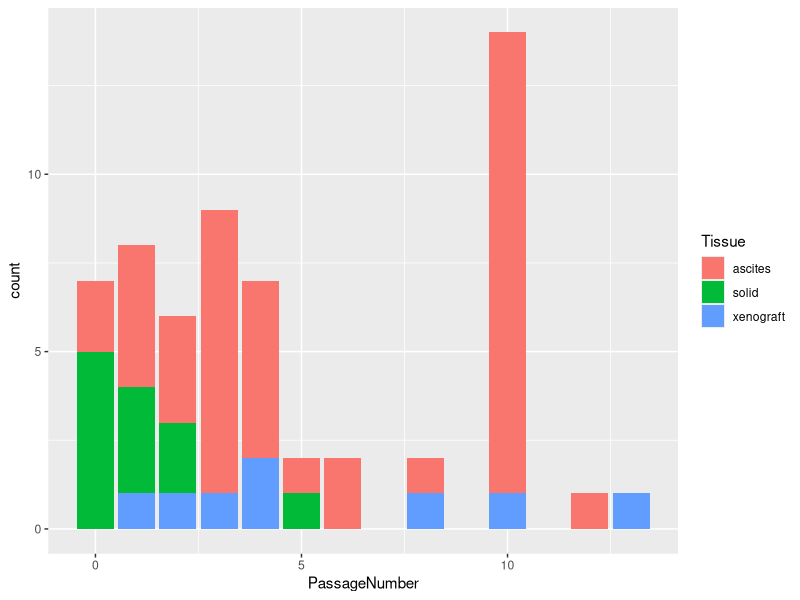

The R source for this figure: (Note: this script raises an error after producing the figure.)
## ---- chunk 1
library(survival)
library(survminer)
library(lubridate)
library(dplyr)
library(ggplot2)
survival<-read.csv("../data/OrganoidSurvival.csv")

ggplot(data = survival) + 
  geom_bar(mapping = aes(x = PassageNumber,fill=Tissue))

# pdf("04022021_survival.pdf",height = 7, width =10)
s1 <- survfit(formula=Surv(CulturedTime, Death==1) ~Tissue, data = survival, conf.type = "log-log")
ggsurvplot(s1, conf=TRUE,legend.labs = c("Ascites", "Solid", "xenograft"), pval = TRUE, risk.table = TRUE) 
# dev.off()

# png("survivalRisk.png", height = 7, width =10)
km.as.one <- survfit(formula=Surv(CulturedTime, Death==1) ~Tissue, data = survival, conf.type = "log-log")
saveRDS(km.as.one, "../robjects/km_as_one.RDS")
ggsurvplot(km.as.one, conf=TRUE,legend.labs = c("Ascites", "Solid", "xenograft"), pval = TRUE, risk.table = TRUE)
# dev.off()
# summary(km.as.one)

# Fit a Cox proportional hazards model

m <- coxph(formula=Surv(CulturedTime, Death==1)~Tissue, data=survival)
ggforest(m, data = survival)
summary(m)
anova(m)


# pdf("survivalCox.pdf", height = 7, width = 10)
survival %>% ggplot(aes(x = Tissue, y = CulturedTime)) + geom_boxplot(notch = TRUE, aes(colour = Tissue), alpha = 0.8) + geom_point(aes(colour = Tissue), position = position_jitterdodge()) + theme_bw() + labs(x = "Tissue type", y = "Time") + theme(text = element_text(size = 14, family = "sans"), axis.text = element_text(size = 12, family = "sans"), legend.position = "right") + stat_compare_means(method = "wilcox.test", comparisons = survival)+ 
  stat_compare_means(label.y = 50) 
# dev.off()

## ---- chunk 2
library(readr)
library(tidyverse)
library(dplyr)
library(cowplot)

micewlatest = read_csv("../data/19.08.2020_MiceW.csv")
micewlatest.df <- as.data.frame(micewlatest)
 

plot.micewlatest <- ggplot(micewlatest.df, aes(x=days, y=weight)) + 
  geom_point(color= "darkgreen", size = 0.5) + 
  theme(axis.text.x = element_text(angle= 30, size = 5),strip.text.x = element_text(size = 8, colour = "red"))+
  geom_smooth(method = "lm") +
  labs(x = "Days", y = "Weight") +
  facet_wrap(. ~ paste(pdo, mouseNumber), nrow = 2) +
  panel_border()

plot.micewlatest + scale_x_continuous(breaks = seq(0, 500, by = 100)) + scale_y_log10()
save_plot("../figures/19.08.2020_micew.pdf", plot.micewlatest)

#plots individually
#PDO1
plot.PDO1 <- micewlatest.df %>% 
  filter(mouseNumber == "472") %>% 
  ggplot(aes(x=days, y=weight)) + 
  geom_point(color= "darkgreen", size = 1) + 
  geom_smooth(method = "lm") +
  labs(x = "Days", y = "Weight", title="Mouse 472") + 
  theme(panel.background = element_rect(fill = NA), axis.text.x = element_text(angle= 30, size = 10)) + scale_x_continuous(breaks = seq (0, 500, 100)) + scale_y_log10()

plot.PDO1

save_plot("../figures/PDO1.pdf", plot.PDO1)

#PDO2  
plot.PDO2 <- micewlatest.df %>% 
  filter(mouseNumber == "475") %>% 
  ggplot(aes(x=days, y=weight)) + 
  geom_point(color= "darkgreen", size = 1) + 
  geom_smooth(method = "lm") +
  labs(x = "Days", y = "Weight", title="Mouse 475") + 
  theme(panel.background = element_rect(fill = NA), axis.text.x = element_text(angle= 30, size = 10)) + scale_x_continuous(breaks = seq (0, 500, 50)) + scale_y_log10()

plot.PDO2

save_plot("../figures/PDO2.pdf", plot.PDO2)

#PDO3  
plot.PDO3 <- micewlatest.df %>% 
  filter(mouseNumber == "643") %>% 
  ggplot(aes(x=days, y=weight)) + 
  geom_point(color= "darkgreen", size = 1) + 
  geom_smooth(method = "lm") +
  labs(x = "Days", y = "Weight", title="Mouse 643") + 
  theme(panel.background = element_rect(fill = NA), axis.text.x = element_text(angle= 30, size = 10)) + scale_x_continuous(breaks = seq (0, 500, 50)) + scale_y_log10()

plot.PDO3

save_plot("../figures/PDO3.pdf", plot.PDO3)

#PDO4 
plot.PDO4 <- micewlatest.df %>% 
  filter(mouseNumber == "642") %>% 
  ggplot(aes(x=days, y=weight)) + 
  geom_point(color= "darkgreen", size = 1) + 
  geom_smooth(method = "lm") +
  labs(x = "Days", y = "Weight", title="Mouse 642") + 
  theme(panel.background = element_rect(fill = NA), axis.text.x = element_text(angle= 30, size = 10)) + scale_x_continuous(breaks = seq (0, 500, 50)) + scale_y_log10()

plot.PDO4

save_plot("../figures/PDO4.pdf", plot.PDO4)

#PDO5 
plot.PDO5 <- micewlatest.df %>% 
  filter(mouseNumber == "645") %>% 
  ggplot(aes(x=days, y=weight)) + 
  geom_point(color= "darkgreen", size = 1) + 
  geom_smooth(method = "lm") +
  labs(x = "Days", y = "Weight", title="Mouse 645") + 
  theme(panel.background = element_rect(fill = NA), axis.text.x = element_text(angle= 30, size = 10)) + scale_x_continuous(breaks = seq (0, 500, 50)) + scale_y_log10()

plot.PDO5

save_plot("../figures/PDO5.pdf", plot.PDO5)

#PDO8 
plot.PDO8 <- micewlatest.df %>% 
  filter(mouseNumber == "466") %>% 
  ggplot(aes(x=days, y=weight)) + 
  geom_point(color= "darkgreen", size = 1) + 
  geom_smooth(method = "lm") +
  labs(x = "Days", y = "Weight", title="Mouse 466") + 
  theme(panel.background = element_rect(fill = NA), axis.text.x = element_text(angle= 30, size = 10)) + scale_x_continuous(breaks = seq (0, 500, 50)) + scale_y_log10()

plot.PDO8

save_plot("../figures/PDO8.pdf", plot.PDO8)


#PDO10 
plot.PDO10 <- micewlatest.df %>% 
  filter(mouseNumber == "471") %>% 
  ggplot(aes(x=days, y=weight)) + 
  geom_point(color= "darkgreen", size = 1) + 
  geom_smooth(method = "lm") +
  labs(x = "Days", y = "Weight", title="Mouse 471") + 
  theme(panel.background = element_rect(fill = NA), axis.text.x = element_text(angle= 30, size = 10)) + scale_x_continuous(breaks = seq (0, 500, 50)) + scale_y_log10()

plot.PDO10

save_plot("../figures/PDO10.pdf", plot.PDO10)

#PDO12 
plot.PDO12 <- micewlatest.df %>% 
  filter(mouseNumber == "468") %>% 
  ggplot(aes(x=days, y=weight)) + 
  geom_point(color= "darkgreen", size = 1) + 
  geom_smooth(method = "lm") +
  labs(x = "Days", y = "Weight", title="Mouse 468") + 
  theme(panel.background = element_rect(fill = NA), axis.text.x = element_text(angle= 30, size = 10)) + scale_x_continuous(breaks = seq (0, 500, 50)) + scale_y_log10()

plot.PDO12

save_plot("../figures/PDO12.pdf", plot.PDO12)
## ---- chunk 3
library(tidyverse)
library(readr)
PDS_PDO <- read_csv("../data/20191107-auc.csv")
# View(X20191107_auc)

PDS_PDO$sample <- as.factor(PDS_PDO$sample)

PDS_PDO.plot<- ggplot(data = PDS_PDO, aes(auc_ll5.sph, auc_ll5.org, colour = sample))+
  geom_point() +
  labs(x="Patient-derived spheroids", y="Patient-derived organoids")+
theme_classic() +
geom_smooth(method=lm, se=FALSE)
cor.test(PDS_PDO$auc_ll5.org, PDS_PDO$auc_ll5.sph, method = "pearson", conf.level = 0.95)

sapply(unique(PDS_PDO$sample), function(i){
  .x <- cor.test(PDS_PDO %>% filter(sample==i) %>%  select(auc_ll5.org) %>% unlist(),
           PDS_PDO %>% filter(sample==i) %>%  select(auc_ll5.sph) %>% unlist(),
           method = "pearson", conf.level = 0.95)
  cbind.data.frame(as.character(i), .x$estimate, .x$p.value)
})

plot(PDS_PDO.plot)
saveRDS(PDS_PDO, "../robjects/fig4_PDS_PDO.RDS")
## ---- chunk 4

passagesorganoids <- read_csv ("../data/AUCdifferentPassagesW.csv") 

passagesorganoids$sample <- as.factor(passagesorganoids$sample)
passagesorganoids<-spread(passagesorganoids, key=passage, value=AUC)


passagesorganoid.plot<- ggplot(data = passagesorganoids, aes(early, late, colour = sample))+
  geom_point() +
theme_classic() +
 geom_smooth(method=lm)
 
cor.test(passagesorganoids$early, passagesorganoids$late, method = "pearson", conf.level = 0.95)

plot(passagesorganoid.plot)


## ---- chunk 5
bioreporganoids <- read_csv ("../data/AUCbiolrepW.csv") 

bioreporganoids$sample <- as.factor(bioreporganoids$sample)
bioreporganoids<-spread(bioreporganoids, key=replicate, value=AUC)


bioreporganoid.plot<- ggplot(data = bioreporganoids, aes(rep1, rep2, colour = sample))+
  geom_point() +
theme_classic() +
 geom_smooth(method=lm)
 
cor.test(bioreporganoids$rep1, bioreporganoids$rep2, method = "pearson", conf.level = 0.95)

plot(bioreporganoid.plot)
